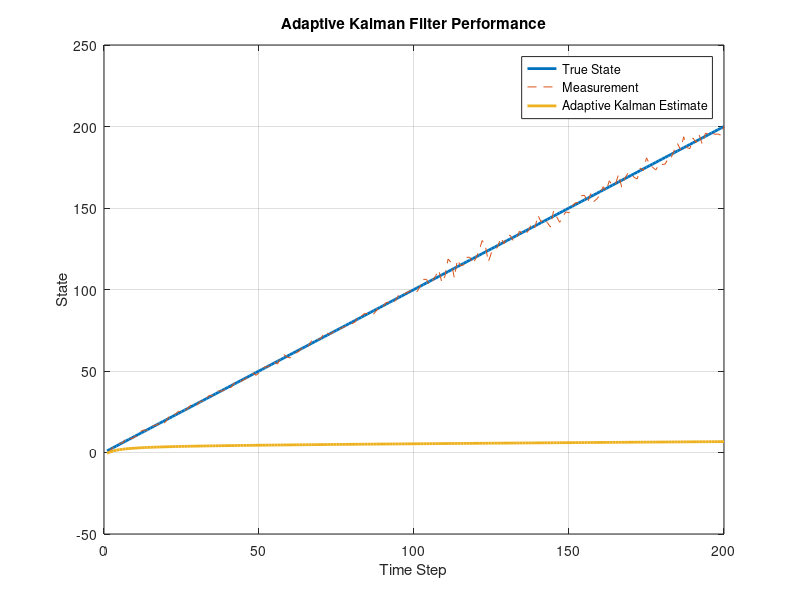

This figure's MATLAB source: (Note: this script raises an error after producing the figure.)
clc;
clear;
close all;

% Adaptive Kalman Filter MATLAB Implementation
% Author: Sajjad Bahoushi

%% Simulation Parameters

N = 200;

%% Generate True Signal

x_true = zeros(1,N);
z = zeros(1,N);

x = 0;

for k = 1:N
    
    x = x + 1;
    x_true(k) = x;
    
    % Measurement noise
    if k < 100
        noise = randn;
    else
        noise = 3*randn;
    end
    
    z(k) = x + noise;

end


%% Adaptive Kalman Filter

x_est = zeros(1,N);

P = 1;
Q = 0.01;
R = 1;

x_est(1)=z(1);

for k = 2:N
    
    % Prediction
    x_pred = x_est(k-1);
    P_pred = P + Q;
    
    
    % Innovation
    innovation = z(k)-x_pred;
    
    
    % Adaptive noise estimation
    R = 0.9*R + 0.1*(innovation^2);
    
    
    % Kalman Gain
    K = P_pred/(P_pred+R);
    
    
    % Update
    x_est(k)=x_pred+K*innovation;
    
    P=(1-K)*P_pred;

end


%% Results

figure;

plot(x_true,'LineWidth',2);
hold on;

plot(z,'--');

plot(x_est,'LineWidth',2);

grid on;

legend('True State',...
       'Measurement',...
       'Adaptive Kalman Estimate');

xlabel('Time Step');
ylabel('State');

title('Adaptive Kalman Filter Performance');
%% Performance Evaluation

[RMSE, MAE] = performance_metrics(x_true, x_est);

fprintf('RMSE = %.4f\n', RMSE);
fprintf('MAE  = %.4f\n', MAE);


%% Error Plot

error = x_true - x_est;

figure;

plot(error,'LineWidth',2);

grid on;

xlabel('Time Step');
ylabel('Estimation Error');

title('Adaptive Kalman Filter Estimation Error');
